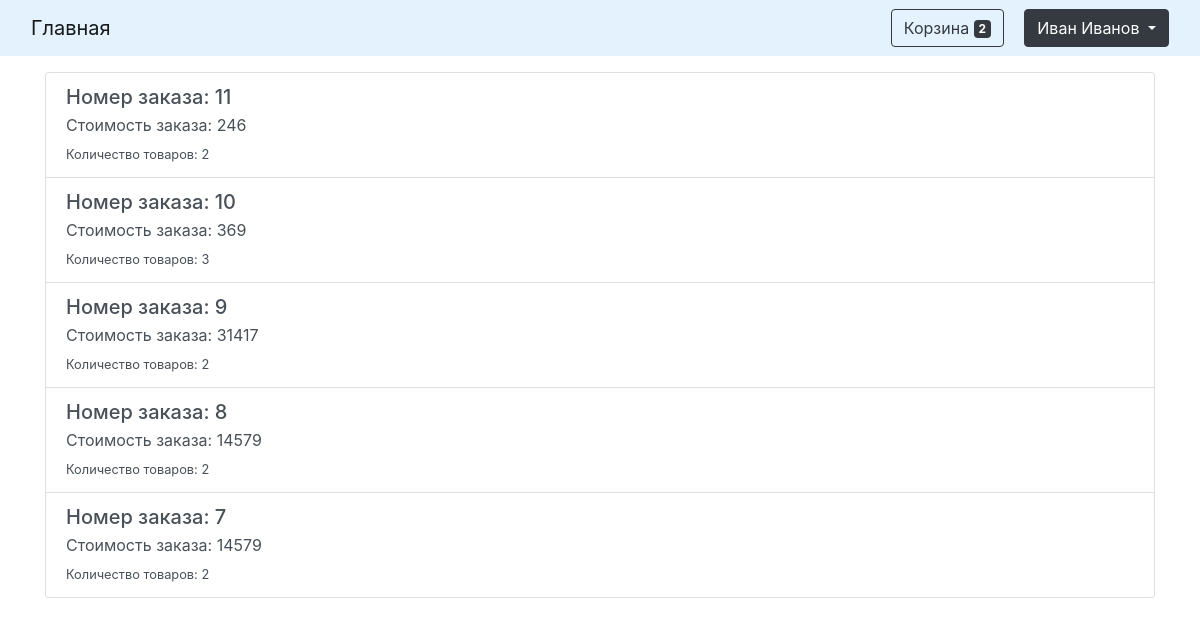
Before: /my_orders (signed in) with the older database file.
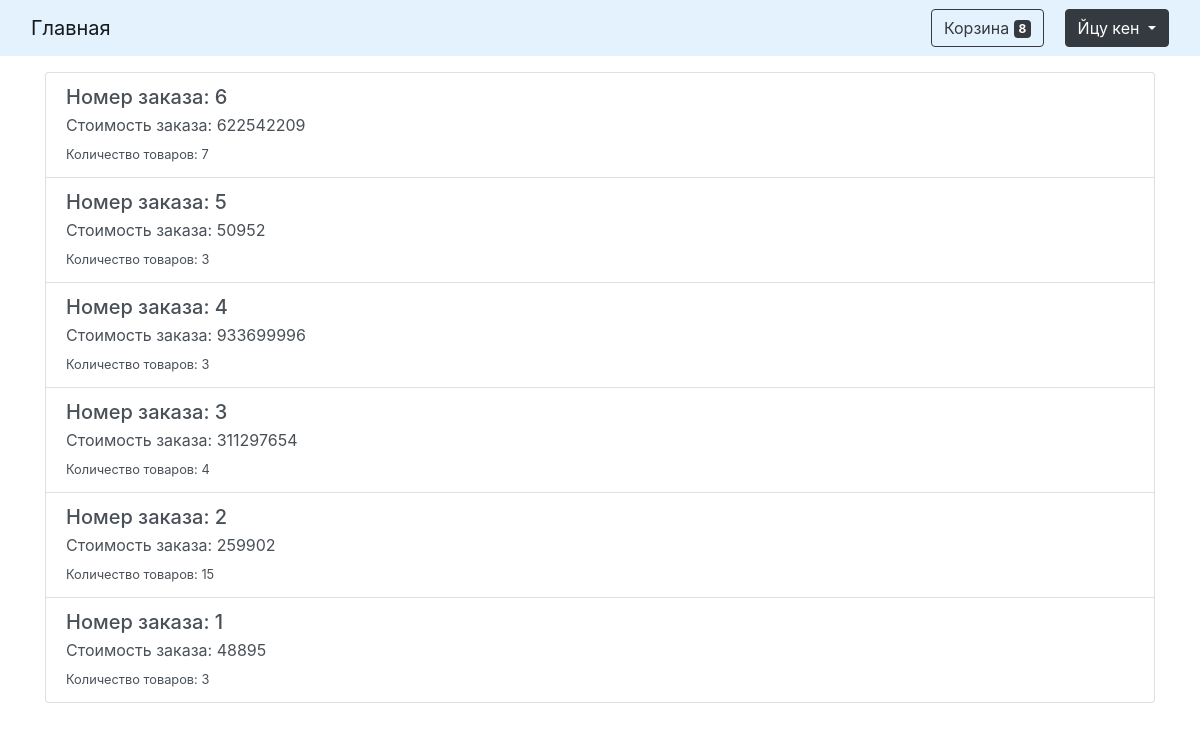
After: the same page with the newer database file.
### data/users.py (models this page shows, shortened)
class User(SqlAlchemyBase, UserMixin):
    __tablename__ = 'users'
    id = sqlalchemy.Column(sqlalchemy.Integer,
                           primary_key=True, autoincrement=True)
    name = sqlalchemy.Column(sqlalchemy.String, nullable=False)
    phone_number = sqlalchemy.Column(sqlalchemy.String, unique=True, nullable=False)
    address = sqlalchemy.Column(sqlalchemy.String, nullable=False)
    hashed_password = sqlalchemy.Column(sqlalchemy.String, nullable=True)
    cart = sqlalchemy.Column(sqlalchemy.String, default="")

### data/orders.py (models this page shows)
class Order(SqlAlchemyBase):
    __tablename__ = 'orders'
    id = sqlalchemy.Column(sqlalchemy.Integer, autoincrement=True, primary_key=True)
    user_id = sqlalchemy.Column(sqlalchemy.Integer, index=True)
    order = sqlalchemy.Column(sqlalchemy.String, default="")
    total_price = sqlalchemy.Column(sqlalchemy.Integer, default=0)
    quantity_of_goods = sqlalchemy.Column(sqlalchemy.Integer, default=0)

### main.py (the view)
@app.route('/my_orders', methods=['GET', 'POST'])
def my_orders():
    db_sess = db_session.create_session()
    orders = db_sess.query(Order).filter(Order.user_id == current_user.get_id()).all()
    orders.reverse()
    if not orders:
        return render_template("orders.html", title="Заказы", empty_orders=True,
                               count_product=count_products)
    else:
        return render_template("orders.html", title="Заказы", orders=orders, count_product=count_products)

### data/db_session.py (called while the page is built)
def create_session() -> Session:
    global __factory
    return __factory()

### main.py (called while the page is built)
@login_manager.user_loader
def load_user(user_id):
    db_sess = db_session.create_session()
    return db_sess.query(User).get(user_id)

@app.before_request
def before_request():
    session.permanent = True
    app.permanent_session_lifetime = timedelta(days=31)

### templates/orders.html
{% extends "base.html" %}
{% block content %}
{% if empty_orders %}
<h2 class="mt-3">Вы не сделали ни одного заказа</h2>
{% else %}
<div class="list-group">
    {% for order in orders%}
    <a href="my_orders/{{order.id}}" class="list-group-item list-group-item-action flex-column align-items-start">
        <div class="d-flex w-100 justify-content-between">
            <h5 class="mb-1">Номер заказа: {{order.id}}</h5>
        </div>
        <p class="mb-1">Стоимость заказа: {{order.total_price}}</p>
        <small>Количество товаров: {{order.quantity_of_goods}}</small>
    </a>
    {% endfor %}
</div>
{% endif %}
{% endblock %}

### templates/base.html (shortened to what this page needs)
<!doctype html>
<html lang="en">
<head>
    <link rel="stylesheet"
          href="https://stackpath.bootstrapcdn.com/bootstrap/4.4.1/css/bootstrap.min.css"
>
</head>
<body>
<header>
    <nav class="navbar navbar-expand-lg navbar-light sticky-top mb-3" style="background-color: #e3f2fd;">
        <div class="container-fluid">
            <a class="navbar-brand" href="/">Главная</a>
            <div class="navbar-right">
                <a href="/cart" class="btn btn-outline-dark mr-3">Корзина
                    <span class="badge badge-dark">{{count_product}}</span></a>
                {% if current_user.is_authenticated %}
                <div class="btn-group">
                    <button class="btn btn-dark dropdown-toggle navbar-right" type="button"
                            id="dropdownMenuButton"
                            data-toggle="dropdown" aria-expanded="false">
                        {{ current_user.name }}
                    </button>
                </div>
                {% else %}
                <a href="/login" class="btn btn-dark">Войти</a>
                {% endif %}
            </div>
        </div>
    </nav>
</header>
<main role="main" class="container">
    {% block content %}{% endblock %}
</main>
</body>
</html>

Changed rows visible on the page:
removed Order: id "11", total_price "246", quantity_of_goods "2"
removed Order: id "10", total_price "369", quantity_of_goods "3"
removed Order: id "9", total_price "31417", quantity_of_goods "2"
removed Order: id "8", total_price "14579", quantity_of_goods "2"
removed Order: id "7", total_price "14579", quantity_of_goods "2"
changed User: name "Иван Иванов" → "Йцу кен"
now on this page (row edited): Order: id "6", total_price "622542209", quantity_of_goods "7"
now on this page (row edited): Order: id "5", total_price "50952", quantity_of_goods "3"
now on this page (row edited): Order: id "4", total_price "933699996", quantity_of_goods "3"
now on this page (row edited): Order: id "3", total_price "311297654", quantity_of_goods "4"
now on this page (row edited): Order: id "2", total_price "259902", quantity_of_goods "15"
now on this page (row edited): Order: id "1", total_price "48895", quantity_of_goods "3"
Other visible differences:
{{ count_product }}: "2" → "8"
